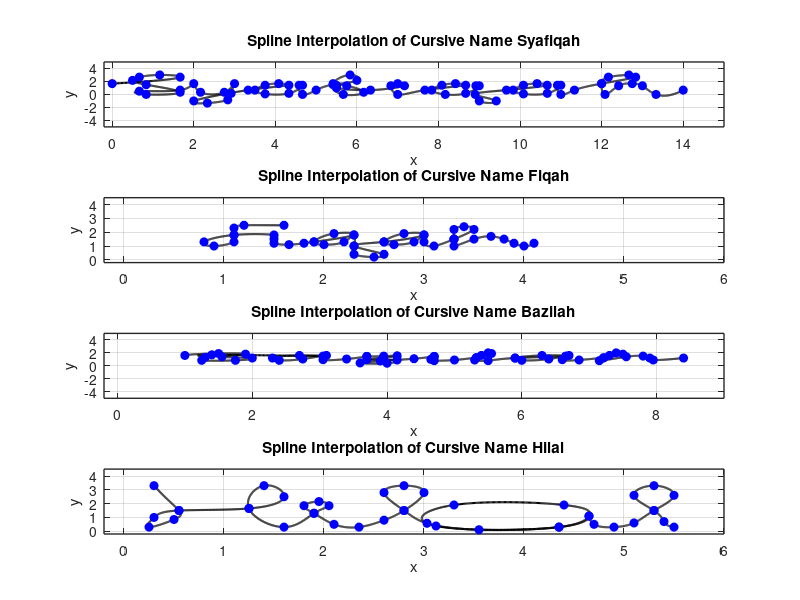

Write MATLAB code to recreate this figure.
subplot(4,1,1);
x1 = [0 5/3 7/6 2/3 0.5 5/6 5/3 5/6 2/3 5/3 ...
    2 13/6 11/4 3 35/12 17/6 7/3 2 10/3 ...
    13/3 49/12 15/4 7/2 15/4 13/3 14/3 55/12 14/3 5 ...
    65/12 6 35/6 65/12 17/3 37/6 23/4 11/2 11/2 19/3 ...
    43/6 7 41/6 7 23/3 ...
    26/3 101/12 97/12 47/6 49/6 26/3 9 107/12 9 113/12 89/10 29/3 ...
    32/3 125/12 121/12 59/6 121/12 32/3 11 131/12 11 34/3 ...
    12 77/6 38/3 73/6 12 145/12 149/12 51/4 13 40/3 14];
y1 = [5/3 8/3 3 8/3 13/6 1.5 1/3 0 0.5 2/3 ...
    5/3 1/3 1/3 5/3 1/6 -5/6 -4/3 -1 2/3 ...
    17/12 5/3 17/12 2/3 1/12 1/6 17/12 17/12 0 2/3 ...
    1.5 13/6 3 5/3 0 1/3 4/3 7/5 1 2/3 ...
    4/3 5/3 4/3 0 2/3 ...
    17/12 5/3 17/12 2/3 0 1/6 4/3 4/3 -1 -1 0 2/3 ...
    17/12 5/3 17/12 2/3 1/12 1/6 17/12 17/12 0 2/3 ...
    5/3 8/3 3 8/3 5/3 0 4/3 5/3 4/3 0 2/3];

n = length(x1);
t = 0:n-1;
tt = 0:0.01:n-1;

xx = spline(t, x1, tt);
yy = spline(t, y1, tt);

figure(1)
plot(xx, yy, 'k', 'LineWidth',1.5)
hold on
plot(x1, y1, 'bo', 'MarkerFaceColor', 'b')
axis([-0.2 15 -5 5])
grid on
title('Spline Interpolation of Cursive Name Syafiqah')
xlabel('x')
ylabel('y')
set(gca, 'FontSize', 10, 'LineWidth', 1)
grid on


subplot(4,1,2);
x2 = [1.6 1.2 1.1 1.1 1.1 0.9 0.8 1.1 1.5 ...
1.5 1.5 1.65 1.8 1.9 ... 
2.3 2.1 1.9 2.0 2.2 2.3 2.3 2.3 2.5 2.6 2.3 2.6 ...
3.0 2.8 2.6 2.7 2.9 3.0 3.0 3.1 3.3 ...
3.3 3.5 3.4 3.3 3.3 3.3 3.5 3.67 3.8 3.9 4.0 4.1];
y2 = [2.5 2.5 2.3 1.8 1.3 1.0 1.3 1.8 1.8 ...
1.5 1.2 1.1 1.2 1.3 ...
1.8 1.9 1.3 1.1 1.3 1.8 1.0 0.4 0.2 0.4 1.0 1.3 ...
1.8 1.9 1.3 1.1 1.3 1.8 1.3 1.0 1.5 ...
1.5 2.2 2.4 2.2 1.5 1.0 1.5 1.7 1.5 1.2 1.0 1.2];
n = length(x2);
t = 0:n-1; 
tt = 0:0.01:n-1; 

xx = spline(t, x2, tt);
yy = spline(t, y2, tt);

figure(1)
plot(xx, yy, 'k', 'LineWidth', 1.5) 
hold on
plot(x2, y2, 'bo', 'MarkerFaceColor', 'b') 
axis([-0.2 6 -0.2 4.5])
grid on
title('Spline Interpolation of Cursive Name Fiqah')
xlabel('x')
ylabel('y')
set(gca, 'FontSize', 10, 'LineWidth', 1)
grid on


subplot(4,1,3);
x3 = [1.0 1.5 1.90 1.55 2.0 1.75 1.25 1.3 1.4 ...
    3.05 2.7 2.3 2.40 2.75 3.1 3.05 3.40 3.70 ...
    3.70 3.95 4.15 3.95 3.70 4.15 4.0 3.60 3.90 4.4 4.70 ...
    4.70 4.65 4.7 5.0 5.325 ...
    5.325 5.55 5.5 5.4 5.3 5.5 5.9 ...
    6.65 6.3 5.9 6.00 6.40 6.7 6.60 6.85 7.214 ...
    7.214 7.5 7.40 7.3 7.15 7.55 7.8 7.9 7.95 8.4];
y3 = [1.6 1.9 1.80 1.40 1.2 0.85 0.85 1.3 1.7 ...
    1.50 1.6 1.2 0.85 1.05 1.6 0.95 1.05 1.45 ...
    1.45 1.50 1.55 1.25 0.95 0.90 0.4 0.45 0.75 1.1 1.45 ...
    1.45 1.00 0.8 0.9 1.25 ...
    1.250 1.90 2.0 1.6 0.9 0.8 1.2 ...
    1.50 1.6 1.2 0.85 1.05 1.6 0.95 0.90 1.236 ...
    1.236 1.8 2.00 1.6 0.80 1.40 1.5 1.2 0.90 1.2];
    
n = length(x3);
t = 0:n-1;
tt = 0:0.01:n-1;

xx = spline(t, x3, tt);
yy = spline(t, y3, tt);

figure(1)
plot(xx, yy, 'k', 'LineWidth',1.5)
hold on
plot(x3, y3, 'bo', 'MarkerFaceColor', 'b')
axis([-0.2 9 -5 5])
grid on
title('Spline Interpolation of Cursive Name Bazilah')
xlabel('x')
ylabel('y')
set(gca, 'FontSize', 10, 'LineWidth', 1)
grid on

subplot(4,1,4);
x4 = [0.3 0.55 0.5 0.25 0.3 0.55 1.25 1.6 1.4 1.25 ...
1.6 1.9 2.05 1.95 1.8 1.9 2.1 2.35 2.6 2.8 3 2.8 2.6 2.8 3.03 3.55 ...
4.35 4.65 4.4 3.3 3.12 4.35 4.65 4.7 4.9 5.1 5.3 5.5 5.3 5.1 5.3 5.4 5.5];
y4 = [3.3 1.5 0.85 0.3 1 1.5 1.65 2.5 3.3 1.65 0.3 1.3 1.85 ...
2.15 1.85 1.3 0.5 0.3 0.8 1.5 2.8 3.3 2.8 1.5 0.576 0.11 0.3 ...
1.1 1.9 1.9 0.38 0.3 1.1 0.5 0.3 0.6 1.5 2.6 3.3 2.6 1.5 0.7 0.3];
n = length(x4);
t = 0:n-1; 
tt = 0:0.01:n-1; 

xx = spline(t, x4, tt);
yy = spline(t, y4, tt);

figure(1)
plot(xx, yy, 'k', 'LineWidth', 1.5) 
hold on
plot(x4, y4, 'bo', 'MarkerFaceColor', 'b') 
axis([-0.2 6 -0.2 4.5])
grid on
title('Spline Interpolation of Cursive Name Hilal')
xlabel('x')
ylabel('y')
set(gca, 'FontSize', 10, 'LineWidth', 1)
grid on
